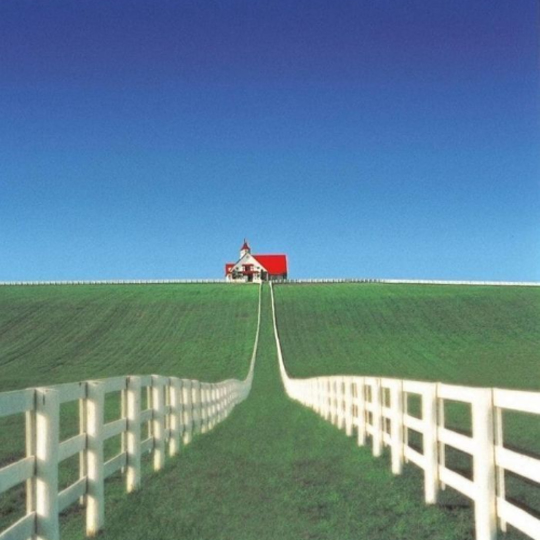
#> input picture codigo_e_exemplos/assets/casa_horizonte.jpg, 1080 x 1080 px (shown at 1/2 size)
$ python robinson.py assets/casa_horizonte.jpg --saida resultados
#> lines starting #> are read from the running program, lines starting #| are printed output that depends on the picture; after the words box and inside, x2 and y2 are one past the last pixel; in counts of white or black regions, pixels touching at a corner belong together
"""Detecção e realce de bordas com o filtro bússola de Robinson (3 e 5 níveis).

Uso:
    python robinson.py assets/casa_horizonte.jpg --saida resultados
"""
import argparse
import json
from pathlib import Path

import cv2 as cv
import numpy as np

BORDA = cv.BORDER_REFLECT_101
RECORTE_PADRAO = (0.20, 0.35, 0.80, 0.90)

# Convenção adotada: R0..R3 giram 45° no sentido anti-horário a partir do Norte.
# Os pesos positivos indicam o sentido do vetor gradiente (do escuro para o claro).
NOMES_DIRECOES = ('N', 'NO', 'O', 'SO', 'S', 'SE', 'L', 'NE')

# Paleta BGR para exibir as 8 orientações (cores opostas com matizes contrastantes).
CORES_DIRECOES_BGR = np.array([
    [ 60,  76, 231],  # N  - vermelho
    [ 15, 196, 241],  # NO - amarelo
    [113, 204,  46],  # O  - verde
    [188, 188,  26],  # SO - ciano
    [219, 152,  52],  # S  - azul
    [182,  89, 155],  # SE - roxo
    [132,  99, 255],  # L  - rosa
    [ 34, 126, 230],  # NE - laranja
], dtype=np.uint8)

ROBINSON_3 = np.array([
    [[ 1,  1,  1], [ 0,  0,  0], [-1, -1, -1]],
    [[ 1,  1,  0], [ 1,  0, -1], [ 0, -1, -1]],
    [[ 1,  0, -1], [ 1,  0, -1], [ 1,  0, -1]],
    [[ 0, -1, -1], [ 1,  0, -1], [ 1,  1,  0]],
], dtype=np.float32)

ROBINSON_5 = np.array([
    [[ 1,  2,  1], [ 0,  0,  0], [-1, -2, -1]],
    [[ 2,  1,  0], [ 1,  0, -1], [ 0, -1, -2]],
    [[ 1,  0, -1], [ 2,  0, -2], [ 1,  0, -1]],
    [[ 0, -1, -2], [ 1,  0, -1], [ 2,  1,  0]],
], dtype=np.float32)

VARIANTES = {
    '3niveis': {'kernels': ROBINSON_3, 'soma_positivos': 3.0},
    '5niveis': {'kernels': ROBINSON_5, 'soma_positivos': 4.0},
}


def expandir_oito_mascaras(kernels_base):
    """Expande os 4 kernels base para o conjunto completo de 8 direções."""
    return np.concatenate([kernels_base, -kernels_base], axis=0)


def robinson_magnitude(imagem, kernels_base=ROBINSON_5, border_type=BORDA):
    """Calcula apenas a magnitude das bordas com 4 convoluções e cv.max (caminho rápido)."""
    magnitude = np.abs(cv.filter2D(imagem, cv.CV_32F, kernels_base[0], borderType=border_type))
    for k in kernels_base[1:]:
        cv.max(magnitude, np.abs(cv.filter2D(imagem, cv.CV_32F, k, borderType=border_type)), dst=magnitude)
    return magnitude


def robinson(imagem, kernels_base=ROBINSON_5, border_type=BORDA):
    """Calcula magnitude, direção (0..7) e as 4 respostas base usando simetria.

    Como R_{k+4} = -R_k, basta filtrar com as 4 máscaras base:
      max_{k=0..7} R_k = max_{k=0..3} |R_k|
    e o sinal de R_{k*} decide entre k* e k* + 4.
    """
    respostas = np.empty((len(kernels_base), *imagem.shape), dtype=np.float32)
    for idx, k in enumerate(kernels_base):
        cv.filter2D(imagem, cv.CV_32F, k, dst=respostas[idx], borderType=border_type)
    idx_base = np.argmax(np.abs(respostas), axis=0)
    resp_max = np.take_along_axis(respostas, idx_base[None, ...], axis=0)[0]
    magnitude = np.abs(resp_max)
    direcao = np.where(resp_max >= 0.0, idx_base, idx_base + 4).astype(np.uint8)
    return magnitude, direcao, respostas


def robinson_oito_mascaras(imagem, kernels_base=ROBINSON_5, border_type=BORDA):
    """Versão direta com 8 convoluções, usada apenas para validação e benchmark."""
    todos_kernels = expandir_oito_mascaras(kernels_base)
    respostas = np.stack(
        [cv.filter2D(imagem, cv.CV_32F, k, borderType=border_type) for k in todos_kernels],
        axis=0,
    )
    direcao = np.argmax(respostas, axis=0).astype(np.uint8)
    magnitude = np.take_along_axis(respostas, direcao[None, ...], axis=0)[0]
    return magnitude, direcao


def para_uint8(imagem):
    """Limita a [0, 255], arredonda e converte para uint8."""
    return np.rint(np.clip(imagem, 0.0, 255.0)).astype(np.uint8)


def colorir_direcoes(direcao, mag_norm, limiar):
    """Mapeia direções 0..7 para BGR apenas onde a magnitude atinge o limiar."""
    saida = np.zeros((*direcao.shape, 3), dtype=np.uint8)
    mascara = mag_norm >= limiar
    saida[mascara] = CORES_DIRECOES_BGR[direcao[mascara]]
    return saida


def aplicar_realce_cor(ycc_original, canal_y_uint8):
    """Substitui a componente Y preservando Cr e Cb e converte para BGR."""
    canais = ycc_original.copy()
    canais[:, :, 0] = canal_y_uint8
    return cv.cvtColor(canais, cv.COLOR_YCrCb2BGR)


def salvar(pasta, nome, imagem, recorte):
    """Salva a imagem completa e o recorte em PNG."""
    x0, y0, x1, y1 = recorte
    if not cv.imwrite(str(pasta / f'{nome}.png'), imagem):
        raise OSError(f'Falha ao salvar {nome}.png')
    if not cv.imwrite(str(pasta / f'{nome}_recorte.png'), imagem[y0:y1, x0:x1]):
        raise OSError(f'Falha ao salvar {nome}_recorte.png')


def main():
    parser = argparse.ArgumentParser(description=__doc__)
    parser.add_argument('imagem', nargs='?', default=Path(__file__).parent / 'assets/casa_horizonte.jpg')
    parser.add_argument('--saida', type=Path, default=Path('resultados'))
    parser.add_argument('--limiar', type=float, default=20.0,
                        help='Limiar na escala normalizada [0, 255] para mapa binário e direcional.')
    parser.add_argument('--ganho', type=float, default=0.6,
                        help='Ganho α aplicado à magnitude normalizada no realce.')
    parser.add_argument('--sigma-gaussiano', type=float, default=0.8)
    parser.add_argument('--sigma-ruido', type=float, default=10.0)
    parser.add_argument('--semente', type=int, default=42)
    parser.add_argument('--recorte', nargs=4, type=float, default=RECORTE_PADRAO)
    args = parser.parse_args()

    parametros = (args.limiar, args.ganho, args.sigma_gaussiano, args.sigma_ruido)
    if not all(np.isfinite(v) and v >= 0 for v in parametros) or args.semente < 0:
        parser.error('Use parâmetros finitos e não negativos.')
    x0, y0, x1, y1 = args.recorte
    if not (0.0 <= x0 < x1 <= 1.0 and 0.0 <= y0 < y1 <= 1.0):
        parser.error('Use um recorte normalizado entre 0 e 1, com início menor que fim.')

    original_bgr = cv.imread(str(args.imagem), cv.IMREAD_COLOR)
#> original_bgr is the input picture: shape (1080, 1080, 3); mean B, G, R 148.3, 130.9, 97.5
    if original_bgr is None:
        raise FileNotFoundError(args.imagem)
    altura, largura = original_bgr.shape[:2]
#> altura = 1080; largura = 1080
    recorte = (round(x0 * largura), round(y0 * altura),
               round(x1 * largura), round(y1 * altura))
#> recorte = (216, 378, 864, 972)
    if recorte[2] <= recorte[0] or recorte[3] <= recorte[1]:
        parser.error('O recorte precisa conter pelo menos um pixel.')
    args.saida.mkdir(parents=True, exist_ok=True)

    ycc = cv.cvtColor(original_bgr, cv.COLOR_BGR2YCrCb)
#> ycc: shape (1080, 1080, 3); mean of channels 0, 1, 2 122.8, 109.9, 142.4
    f = ycc[:, :, 0].astype(np.float32)
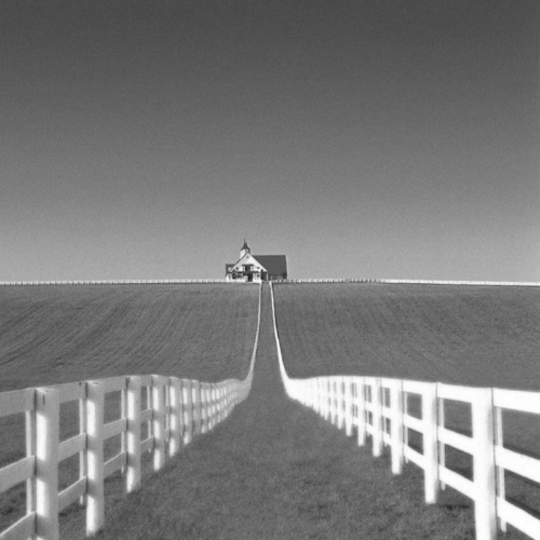
#> f: shape (1080, 1080) float32 (shown at 1/2 size); min 17, max 255, mean 122.8

    rng = np.random.default_rng(args.semente)
    ruido = rng.normal(0.0, args.sigma_ruido, f.shape).astype(np.float32)
    ruidosa = np.clip(f + ruido, 0.0, 255.0)
    suavizada = cv.GaussianBlur(ruidosa, (3, 3), args.sigma_gaussiano, borderType=BORDA)

    salvar(args.saida, 'original_cinza', para_uint8(f), recorte)
#> in salvar, `x0, y0, x1, y1 = recorte`: x0 = 216; y0 = 378; x1 = 864; y1 = 972
    salvar(args.saida, 'original_cor', original_bgr, recorte)
#> call 2 of salvar, with nome = 'original_cor', recorte = (216, 378, 864, 972)
#> in salvar (call 2), `if not cv.imwrite(str(pasta / f'{nome}_recorte.png'), imagem[y0:y1, x0..`:
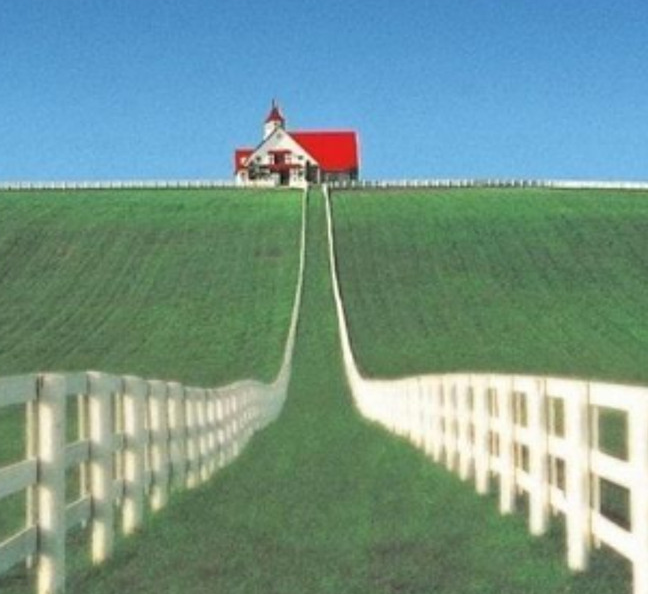
#> saved as original_cor_recorte.png: shape (594, 648, 3); mean B, G, R 140.7, 149.6, 115.1
    salvar(args.saida, 'ruidosa_cinza', para_uint8(ruidosa), recorte)
    salvar(args.saida, 'suavizada_cinza', para_uint8(suavizada), recorte)
    salvar(args.saida, 'ruidosa_cor', aplicar_realce_cor(ycc, para_uint8(ruidosa)), recorte)
#> in aplicar_realce_cor, `canais[:, :, 0] = canal_y_uint8`: canais: shape (1080, 1080, 3); mean of channels 0, 1, 2 122.8, 109.9, 142.4
    salvar(args.saida, 'suavizada_cor', aplicar_realce_cor(ycc, para_uint8(suavizada)), recorte)
#> in aplicar_realce_cor (call 2), `canais[:, :, 0] = canal_y_uint8`: canais: shape (1080, 1080, 3); mean of channels 0, 1, 2 122.8, 109.9, 142.4

    estatisticas = {}
    for nome_var, cfg in VARIANTES.items():
        kernels = cfg['kernels']
        fator = cfg['soma_positivos']

        mag, dir_map, resp_base = robinson(f, kernels)
        mag_norm = mag / fator
        binaria = np.where(mag_norm >= args.limiar, 255, 0).astype(np.uint8)
        dir_bgr = colorir_direcoes(dir_map, mag_norm, args.limiar)
        realce_y = para_uint8(f + args.ganho * mag_norm)
        realce_bgr = aplicar_realce_cor(ycc, realce_y)

        salvar(args.saida, f'{nome_var}_mag', para_uint8(mag_norm), recorte)
        salvar(args.saida, f'{nome_var}_bin', binaria, recorte)
        salvar(args.saida, f'{nome_var}_dir', dir_bgr, recorte)
        salvar(args.saida, f'{nome_var}_realce_cinza', realce_y, recorte)
        salvar(args.saida, f'{nome_var}_realce_cor', realce_bgr, recorte)

        # Respostas base para inspecionar seletividade direcional (ex.: N/S e L/O).
        for idx in range(4):
            vis_dir = para_uint8(128.0 + 0.5 * (resp_base[idx] / fator))
            salvar(args.saida, f'{nome_var}_resp_R{idx}', vis_dir, recorte)

        estatisticas[nome_var] = {
            'mag_bruta_max': float(mag.max()),
            'mag_norm_max': float(mag_norm.max()),
            'pixels_borda_pct': float(100.0 * np.mean(mag_norm >= args.limiar)),
        }
#> this loop made 2 passes
#> pass 1, in main, `binaria = np.where(mag_norm >= args.limiar, 255, 0).astype(np.uint8)`:
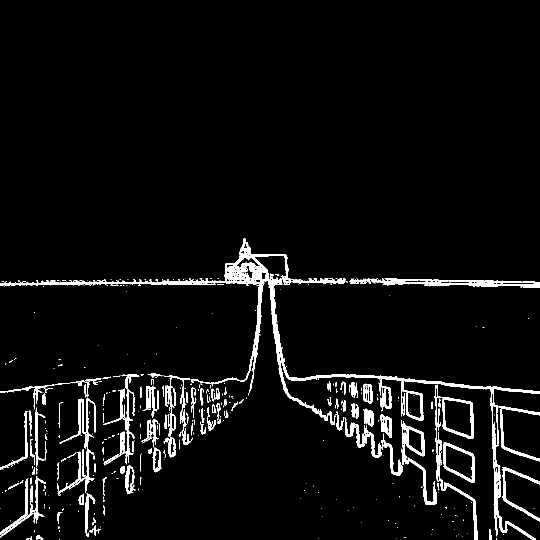
#> binaria: shape (1080, 1080) (shown at 1/2 size); 4.5% white; 458 white regions (310 under 20 px), largest, box (x1, y1, x2, y2) and area: (0, 476, 1080, 1080) 18499, (698, 557, 1080, 573) 2680, (803, 840, 874, 1010) 2137
#> after the loop:
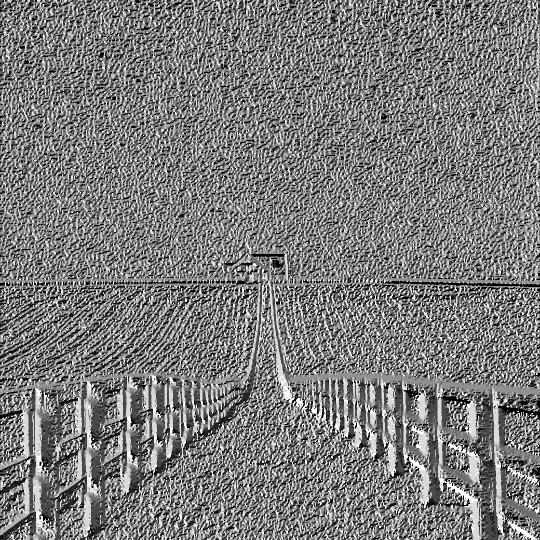
#> dir_map: shape (1080, 1080) (shown at 1/2 size); min 0, max 7, mean 3.4; drawn with min black and max white
#> after the loop, estatisticas = 2 items

    # Ensaio de ruído e pré-suavização usando a variante principal de 5 níveis.
    k5 = VARIANTES['5niveis']['kernels']
    f5 = VARIANTES['5niveis']['soma_positivos']
    for rotulo, entrada in (('ruidosa', ruidosa), ('suavizada', suavizada)):
        mag_r, dir_r, _ = robinson(entrada, k5)
        mag_r_norm = mag_r / f5
        bin_r = np.where(mag_r_norm >= args.limiar, 255, 0).astype(np.uint8)
        dir_r_bgr = colorir_direcoes(dir_r, mag_r_norm, args.limiar)
        realce_r_y = para_uint8(entrada + args.ganho * mag_r_norm)
        realce_r_bgr = aplicar_realce_cor(ycc, realce_r_y)

        salvar(args.saida, f'5niveis_{rotulo}_mag', para_uint8(mag_r_norm), recorte)
        salvar(args.saida, f'5niveis_{rotulo}_bin', bin_r, recorte)
        salvar(args.saida, f'5niveis_{rotulo}_dir', dir_r_bgr, recorte)
        salvar(args.saida, f'5niveis_{rotulo}_realce_cinza', realce_r_y, recorte)
        salvar(args.saida, f'5niveis_{rotulo}_realce_cor', realce_r_bgr, recorte)
#> this loop made 2 passes
#> pass 1, in robinson (call 3), `magnitude = np.abs(resp_max)`:
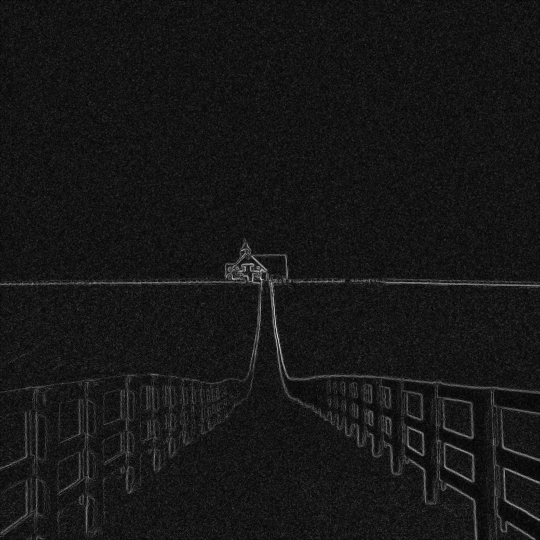
#> magnitude: shape (1080, 1080) float32 (shown at 1/2 size); min 0, max 577.3, mean 51.9; drawn with min black and max white
#> pass 1, in robinson (call 3), `direcao = np.where(resp_max >= 0.0, idx_base, idx_base + 4).astype(np...`:
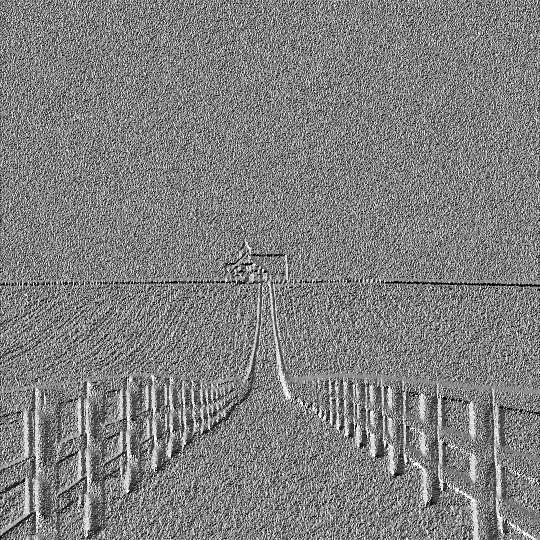
#> direcao: shape (1080, 1080) (shown at 1/2 size); min 0, max 7, mean 3.51; drawn with min black and max white
#> after the loop:
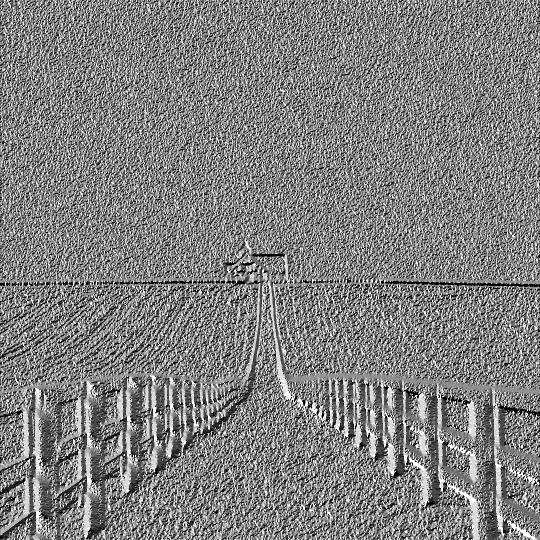
#> dir_r: shape (1080, 1080) (shown at 1/2 size); min 0, max 7, mean 3.54; drawn with min black and max white

    registro = {
        'imagem': Path(args.imagem).name,
        'dimensoes': [altura, largura],
        'borda': 'BORDER_REFLECT_101',
        'limiar': args.limiar,
        'ganho': args.ganho,
        'gaussiano': [3, 3],
        'sigma_gaussiano': args.sigma_gaussiano,
        'sigma_ruido': args.sigma_ruido,
        'semente': args.semente,
        'recorte_xyxy': list(recorte),
        'estatisticas': estatisticas,
    }
    (args.saida / 'execucao.json').write_text(
        json.dumps(registro, ensure_ascii=False, indent=2), encoding='utf-8'
    )
    print(f'Resultados salvos em: {args.saida.resolve()}')
#| Resultados salvos em: codigo_e_exemplos/resultados


if __name__ == '__main__':
    main()
